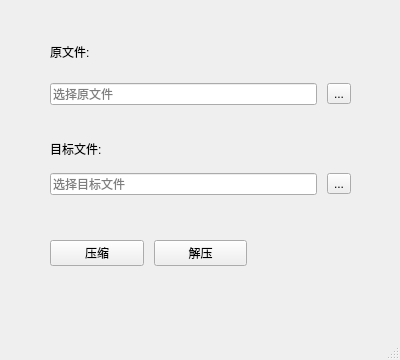
<?xml version="1.0" encoding="UTF-8"?>
<ui version="4.0">
 <class>MainWindow</class>
 <widget class="QMainWindow" name="MainWindow">
  <property name="windowModality">
   <enum>Qt::NonModal</enum>
  </property>
  <property name="enabled">
   <bool>true</bool>
  </property>
  <property name="geometry">
   <rect>
    <x>0</x>
    <y>0</y>
    <width>400</width>
    <height>360</height>
   </rect>
  </property>
  <property name="sizePolicy">
   <sizepolicy hsizetype="Fixed" vsizetype="Fixed">
    <horstretch>0</horstretch>
    <verstretch>0</verstretch>
   </sizepolicy>
  </property>
  <property name="minimumSize">
   <size>
    <width>400</width>
    <height>360</height>
   </size>
  </property>
  <property name="maximumSize">
   <size>
    <width>400</width>
    <height>360</height>
   </size>
  </property>
  <property name="windowTitle">
   <string>哈夫曼压缩</string>
  </property>
  <property name="toolButtonStyle">
   <enum>Qt::ToolButtonIconOnly</enum>
  </property>
  <property name="animated">
   <bool>true</bool>
  </property>
  <widget class="QWidget" name="centralwidget">
   <property name="enabled">
    <bool>true</bool>
   </property>
   <widget class="QWidget" name="gridLayoutWidget">
    <property name="geometry">
     <rect>
      <x>30</x>
      <y>20</y>
      <width>341</width>
      <height>286</height>
     </rect>
    </property>
    <layout class="QGridLayout" name="gridLayout">
     <property name="leftMargin">
      <number>10</number>
     </property>
     <property name="topMargin">
      <number>10</number>
     </property>
     <property name="rightMargin">
      <number>10</number>
     </property>
     <property name="bottomMargin">
      <number>10</number>
     </property>
     <item row="1" column="0">
      <layout class="QGridLayout" name="gridLayout_3">
       <property name="leftMargin">
        <number>10</number>
       </property>
       <property name="topMargin">
        <number>10</number>
       </property>
       <property name="rightMargin">
        <number>10</number>
       </property>
       <property name="bottomMargin">
        <number>10</number>
       </property>
       <property name="horizontalSpacing">
        <number>10</number>
       </property>
       <item row="0" column="0" colspan="2">
        <widget class="QLabel" name="target_file_path">
         <property name="text">
          <string>目标文件:</string>
         </property>
        </widget>
       </item>
       <item row="1" column="1">
        <widget class="QToolButton" name="select_target_file">
         <property name="text">
          <string>...</string>
         </property>
        </widget>
       </item>
       <item row="1" column="0">
        <widget class="QLineEdit" name="target_file">
         <property name="placeholderText">
          <string>选择目标文件</string>
         </property>
        </widget>
       </item>
      </layout>
     </item>
     <item row="0" column="0">
      <layout class="QGridLayout" name="gridLayout_2">
       <property name="leftMargin">
        <number>10</number>
       </property>
       <property name="topMargin">
        <number>10</number>
       </property>
       <property name="rightMargin">
        <number>10</number>
       </property>
       <property name="bottomMargin">
        <number>10</number>
       </property>
       <property name="horizontalSpacing">
        <number>10</number>
       </property>
       <property name="verticalSpacing">
        <number>20</number>
       </property>
       <item row="0" column="0" colspan="2">
        <widget class="QLabel" name="source_file_path">
         <property name="text">
          <string>原文件:</string>
         </property>
        </widget>
       </item>
       <item row="1" column="0">
        <widget class="QLineEdit" name="source_file">
         <property name="inputMask">
          <string/>
         </property>
         <property name="text">
          <string/>
         </property>
         <property name="dragEnabled">
          <bool>false</bool>
         </property>
         <property name="readOnly">
          <bool>false</bool>
         </property>
         <property name="placeholderText">
          <string>选择原文件</string>
         </property>
         <property name="clearButtonEnabled">
          <bool>false</bool>
         </property>
        </widget>
       </item>
       <item row="1" column="1">
        <widget class="QToolButton" name="select_sorce_file">
         <property name="text">
          <string>...</string>
         </property>
        </widget>
       </item>
      </layout>
     </item>
     <item row="2" column="0">
      <layout class="QHBoxLayout" name="horizontalLayout">
       <property name="spacing">
        <number>10</number>
       </property>
       <property name="sizeConstraint">
        <enum>QLayout::SetDefaultConstraint</enum>
       </property>
       <property name="leftMargin">
        <number>10</number>
       </property>
       <property name="topMargin">
        <number>10</number>
       </property>
       <property name="rightMargin">
        <number>10</number>
       </property>
       <property name="bottomMargin">
        <number>10</number>
       </property>
       <item>
        <widget class="QPushButton" name="encoding_button">
         <property name="text">
          <string>压缩</string>
         </property>
        </widget>
       </item>
       <item>
        <widget class="QPushButton" name="decoding_button">
         <property name="text">
          <string>解压</string>
         </property>
        </widget>
       </item>
       <item>
        <widget class="QLabel" name="result">
         <property name="font">
          <font>
           <pointsize>10</pointsize>
           <weight>75</weight>
           <italic>true</italic>
           <bold>true</bold>
          </font>
         </property>
         <property name="frameShadow">
          <enum>QFrame::Plain</enum>
         </property>
         <property name="text">
          <string/>
         </property>
        </widget>
       </item>
      </layout>
     </item>
    </layout>
   </widget>
  </widget>
  <widget class="QMenuBar" name="menubar">
   <property name="geometry">
    <rect>
     <x>0</x>
     <y>0</y>
     <width>400</width>
     <height>26</height>
    </rect>
   </property>
  </widget>
  <widget class="QStatusBar" name="statusbar"/>
 </widget>
 <resources/>
 <connections/>
</ui>
